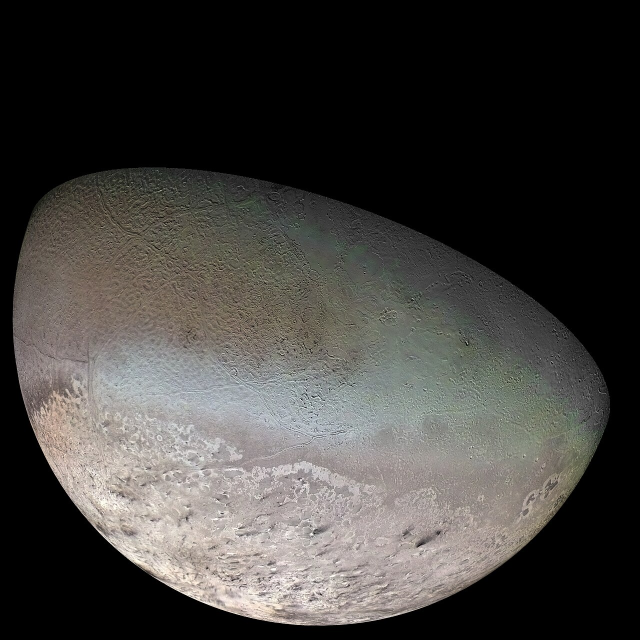
#> input picture assets/tex/albedo_triton.jpg, 1280 x 1280 px (shown at 1/2 size)
$ python -i build_assets.py   (imports and definitions only)
#> lines starting #> are read from the running program, lines starting #| are printed output that depends on the picture
#> further down, picture is the input picture: PIL image 1280x1280 RGB; mean R, G, B 66.7, 64.7, 61.8
"""把下载到的原始贴图整理成应用使用的资产目录。

输入: D:/tmp/realtex 下的一堆原始文件 (solarsystemscope 的 2k_*.jpg,
      Commons 的 real_*.jpg)
输出: assets/tex/ 下按应用命名规范的文件 (albedo_<id>.jpg 等)

同时把所有贴图**规范到 2:1** —— 这是等距柱状投影的硬要求, 比例不对的话
贴到球面上会横竖不等比。差异 < 6% 的直接缩放 (形变不可见); 差异更大的
先裁到接近再缩放, 避免明显拉伸。

用法:
    python build_assets.py <输入目录> <输出目录>
"""
import os
import shutil
import sys

import numpy as np
from PIL import Image

# (输出名, 候选输入名列表) —— 按顺序取第一个存在的
MAP = [
    # ---- 8 大行星 + 太阳 (solarsystemscope, 基于 NASA 影像) ----
    ("albedo_sun.jpg",       ["2k_sun.jpg"]),
    ("albedo_mercury.jpg",   ["2k_mercury.jpg"]),
    ("albedo_venus.jpg",     ["2k_venus_surface.jpg"]),
    ("albedo_earth.jpg",     ["2k_earth_daymap.jpg"]),
    ("albedo_mars.jpg",      ["2k_mars.jpg"]),
    ("albedo_jupiter.jpg",   ["2k_jupiter.jpg"]),
    ("albedo_saturn.jpg",    ["2k_saturn.jpg"]),
    ("albedo_uranus.jpg",    ["2k_uranus.jpg"]),
    ("albedo_neptune.jpg",   ["2k_neptune.jpg"]),
    # ---- 月球 ----
    ("albedo_moon.jpg",      ["2k_moon.jpg"]),
    # ---- 矮行星 / 卫星 (Commons: NASA / USGS / ESA 公有领域) ----
    ("albedo_pluto.jpg",     ["real_pluto.jpg"]),
    ("albedo_io.jpg",        ["real_io.jpg"]),
    ("albedo_europa.jpg",    ["real_europa.jpg"]),
    ("albedo_ganymede.jpg",  ["real_ganymede.jpg"]),
    ("albedo_callisto.jpg",  ["real_callisto.jpg"]),
    ("albedo_titan.jpg",     ["real_titan.jpg"]),
    ("albedo_enceladus.jpg", ["real_enceladus.jpg"]),
    ("albedo_triton.jpg",    ["real_triton.jpg"]),
    # ---- 地球附加层 ----
    ("night_earth.jpg",      ["2k_earth_nightmap.jpg"]),
    ("clouds.jpg",           ["2k_earth_clouds.jpg"]),
    # ---- 银河背景 ----
    ("milkyway.jpg",         ["2k_stars_milky_way.jpg"]),
]

TARGET = 2.0
TOL_SOFT = 0.06          # 差异 < 6%: 直接缩放
MAX_W = 2048             # 输出统一宽度上限 (显存与性能的平衡)


def normalize(im: Image.Image) -> Image.Image:
    w, h = im.size
#> w = 1280; h = 1280
    r = w / h
#> r = 1
    d = abs(r - TARGET) / TARGET
#> d = 0.5

    if d < 0.005:
        pass                                   # 已经标准, 不动
    elif d < TOL_SOFT:
        # 轻微形变, 直接缩放 (5% 以内的不等比肉眼不可辨)
        im = im.resize((w, int(round(w / TARGET))), Image.LANCZOS)
    else:
        # 差异较大: 以短边为准裁成长条再缩放。
        # 对 r>2 (图太宽) 裁掉左右; 对 r<2 (图太高) 裁掉上下。
        if r > TARGET:
            want_w = int(round(h * TARGET))
            x0 = (w - want_w) // 2
            im = im.crop((x0, 0, x0 + want_w, h))
        else:
            want_h = int(round(w / TARGET))
#> want_h = 640
            y0 = (h - want_h) // 2
#> y0 = 320
            im = im.crop((0, y0, w, y0 + want_h))
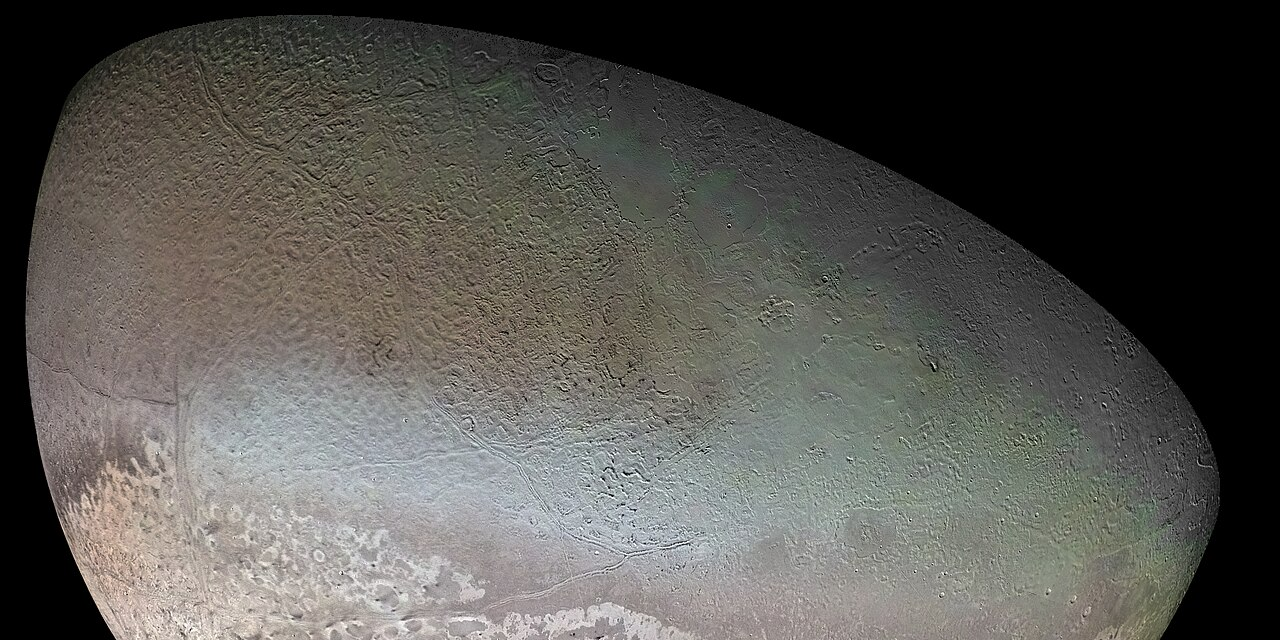
#> im: PIL image 1280x640 RGB; mean R, G, B 86.2, 84.8, 80.5

    # 限制宽度 (性能)
    if im.size[0] > MAX_W:
        im = im.resize((MAX_W, MAX_W // 2), Image.LANCZOS)
    return im


def main() -> None:
    src = sys.argv[1] if len(sys.argv) > 1 else "."
    dst = sys.argv[2] if len(sys.argv) > 2 else "assets/tex"
    os.makedirs(dst, exist_ok=True)

    ok, miss = 0, []
    for out_name, cands in MAP:
        found = None
        for c in cands:
            p = os.path.join(src, c)
            if os.path.isfile(p):
                found = p
                break
        if not found:
            miss.append(out_name)
            continue

        im = Image.open(found).convert("RGB")
        before = im.size
        im = normalize(im)
        out = os.path.join(dst, out_name)
        # 统一存 PNG 也无必要 —— JPEG 体积小很多, 且这些贴图本身无透明通道
        im.save(out, "JPEG", quality=92, optimize=True)
        ok += 1
        print(f"{out_name:24s} {before[0]:5d}x{before[1]:<5d} -> "
              f"{im.size[0]:5d}x{im.size[1]:<5d}  "
              f"{os.path.getsize(out) / 1024:7.0f} KB")

    print(f"\n完成 {ok} 个, 缺失 {len(miss)} 个")
    if miss:
        print("缺失:", ", ".join(miss))

    # 环纹理: 沿用项目里已有的 (程序化生成的径向条纹更细腻,
    # 而 solarsystemscope 的 alpha 环只有 125px 高, 放大会糊)
    for ring in ("ring_saturn.png", "ring_jupiter.png", "ring_uranus.png"):
        p = os.path.join(src, ring)
        if os.path.isfile(p):
            shutil.copy2(p, os.path.join(dst, ring))
            print(f"{ring:24s} (复制)")


# [2 lines not run here, left out]

>>> from PIL import Image
>>> picture = Image.open('../assets/tex/albedo_triton.jpg')
>>> result = normalize(picture)

$ run again, on assets/ai/a1689.jpg
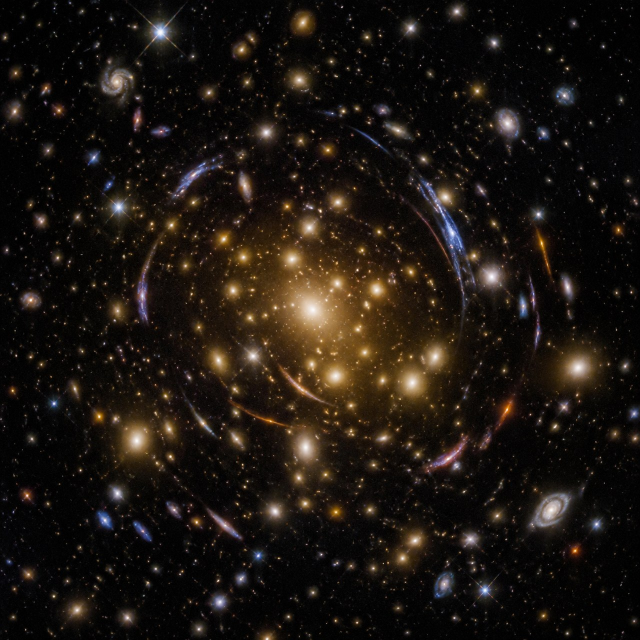
#> input picture assets/ai/a1689.jpg, 1280 x 1280 px (shown at 1/2 size)
#> picture is the input picture: PIL image 1280x1280 RGB; mean R, G, B 28.2, 21.9, 16.3
#> in normalize, `im = im.crop((0, y0, w, y0 + want_h))`:
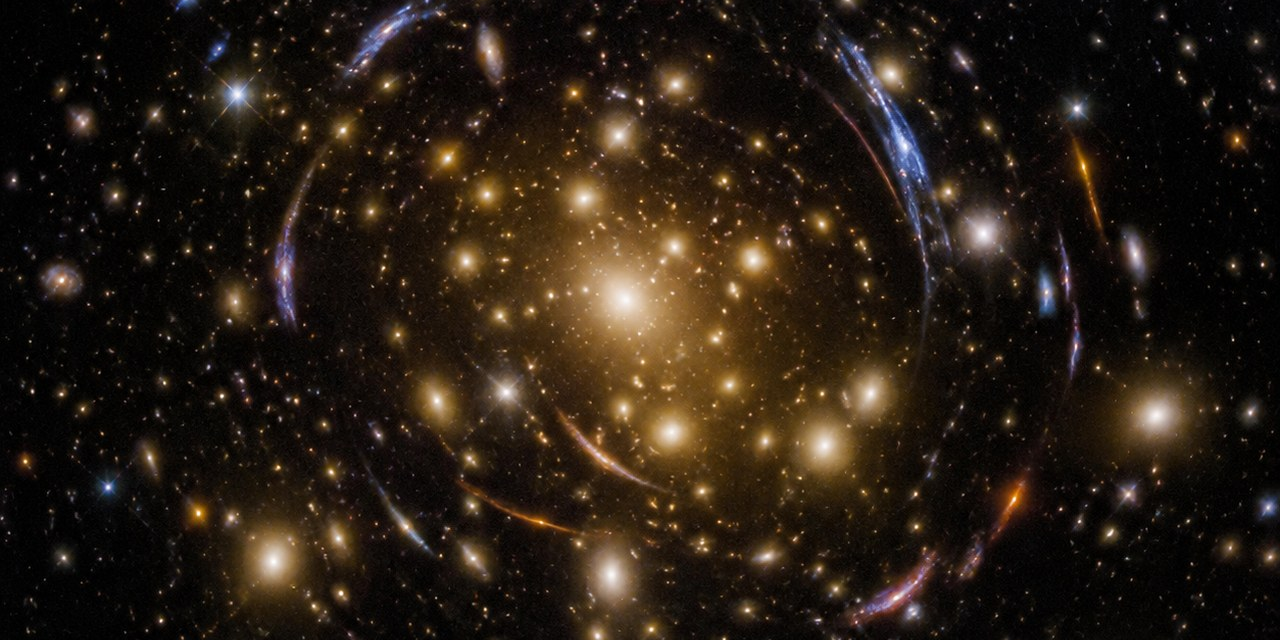
#> im: PIL image 1280x640 RGB; mean R, G, B 39.6, 29.4, 19.6

$ run again, on assets/ai/aldebaran.jpg
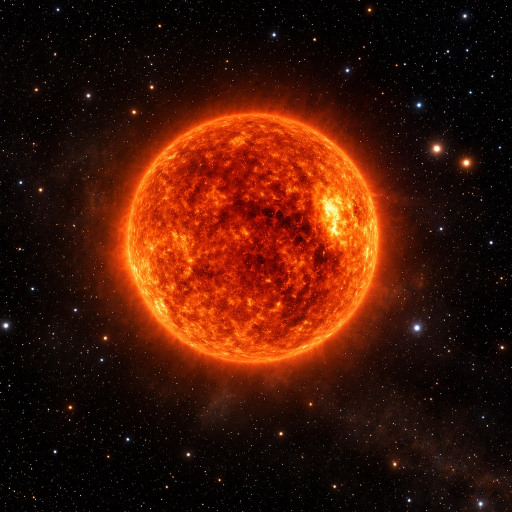
#> input picture assets/ai/aldebaran.jpg, 1024 x 1024 px (shown at 1/2 size)
#> picture is the input picture: PIL image 1024x1024 RGB; mean R, G, B 65.8, 21.9, 7.3
#> in normalize, `im = im.crop((0, y0, w, y0 + want_h))`:
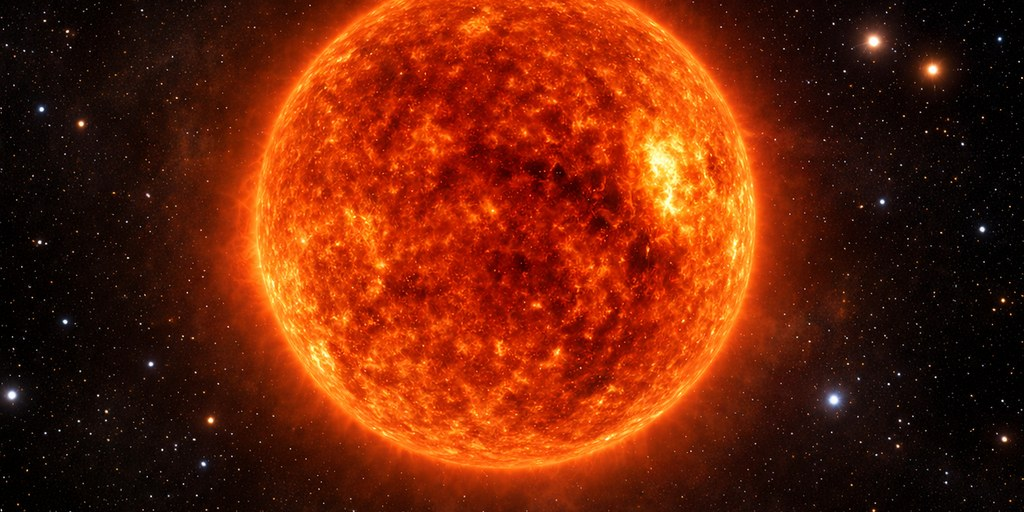
#> im: PIL image 1024x512 RGB; mean R, G, B 109.4, 34.7, 8.9
